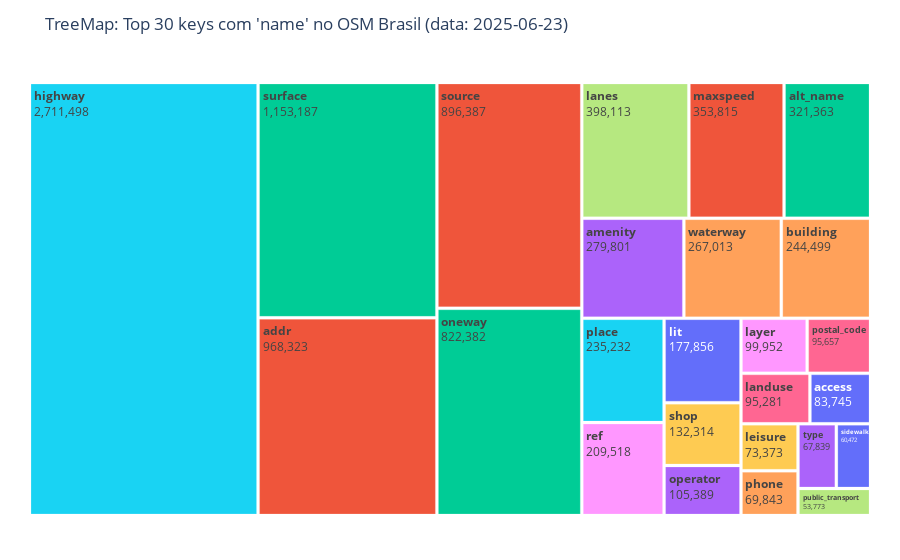

Write notebook code for a chart like this one.
### Code cell
# == 2st VERSION using Plotly ===
# Generate a TreeMap with only the main key using Plotly Express

import plotly.express as px
import pandas as pd

# Carregar CSV se necessário
df = pd.read_csv(csv_path)

# Remove registros pouco relevantes (ajuste o threshold)
df = df[df["to_fraction"] > 0.01]

# Extrai a chave principal (tudo antes de ':')
df["main_key"] = df["other_key"].str.split(":").str[0]

# Ordena do maior para menor
df = df.sort_values(by="together_count", ascending=False)

# Filtrar apenas os top-N
top_n = 30
df_plot = df.head(top_n)

# Agrupamento apenas pela key principal
df_plot = df_plot.groupby("main_key", as_index=False)["together_count"].sum()

# TreeMap com cores aleatórias (deixar o Plotly escolher)
fig = px.treemap(
    df_plot,
    path=["main_key"],  # agrupamento só pela key principal
    values="together_count",
    color="main_key",
    title="TreeMap: Top 30 keys com 'name' no OSM Brasil (data: 2025-06-23)",
)

# Key em negrito
fig.update_traces(
    texttemplate="<b>%{label}</b><br>%{value:,}",
    textfont=dict(size=12),
    marker=dict(line=dict(width=0.2, color='white'))
)

# Remover eixos para gráfico mais clean
fig.update_xaxes(visible=False)
fig.update_yaxes(visible=False)

# Margens ajustadas
fig.update_layout(margin=dict(t=60, l=25, r=25, b=40))

fig.show()

### Figure 1 — Plotly figure (JSON) as saved in the notebook; plotly's stock layout.template omitted (floating-point values rounded to 4 significant figures)
{"data": [{"branchvalues": "total", "customdata": [["access"], ["addr"], ["alt_name"], ["amenity"], ["building"], ["highway"], ["landuse"], ["lanes"], ["layer"], ["leisure"], ["lit"], ["maxspeed"], ["oneway"], ["operator"], ["phone"], ["place"], ["postal_code"], ["public_transport"], ["ref"], ["shop"], ["sidewalk"], ["source"], ["surface"], ["type"], ["waterway"]], "domain": {"x": [0, 1], "y": [0, 1]}, "hovertemplate": "labels=%{label}<br>together_count=%{value}<br>parent=%{parent}<br>id=%{id}<br>main_key=%{customdata[0]}<extra></extra>", "ids": ["access", "addr", "alt_name", "amenity", "building", "highway", "landuse", "lanes", "layer", "leisure", "lit", "maxspeed", "oneway", "operator", "phone", "place", "postal_code", "public_transport", "ref", "shop", "sidewalk", "source", "surface", "type", "waterway"], "labels": ["access", "addr", "alt_name", "amenity", "building", "highway", "landuse", "lanes", "layer", "leisure", "lit", "maxspeed", "oneway", "operator", "phone", "place", "postal_code", "public_transport", "ref", "shop", "sidewalk", "source", "surface", "type", "waterway"], "marker": {"colors": ["#636efa", "#EF553B", "#00cc96", "#ab63fa", "#FFA15A", "#19d3f3", "#FF6692", "#B6E880", "#FF97FF", "#FECB52", "#636efa", "#EF553B", "#00cc96", "#ab63fa", "#FFA15A", "#19d3f3", "#FF6692", "#B6E880", "#FF97FF", "#FECB52", "#636efa", "#EF553B", "#00cc96", "#ab63fa", "#FFA15A"], "line": {"color": "white", "width": 0.2}}, "name": "", "parents": ["", "", "", "", "", "", "", "", "", "", "", "", "", "", "", "", "", "", "", "", "", "", "", "", ""], "textfont": {"size": 12}, "texttemplate": "<b>%{label}</b><br>%{value:,}", "type": "treemap", "values": [83740.0, 968300.0, 321400.0, 279800.0, 244500.0, 2711000.0, 95280.0, 398100.0, 99950.0, 73370.0, 177900.0, 353800.0, 822400.0, 105400.0, 69840.0, 235200.0, 95660.0, 53770.0, 209500.0, 132300.0, 60470.0, 896400.0, 1153000.0, 67840.0, 267000.0]}], "layout": {"legend": {"tracegroupgap": 0}, "margin": {"b": 40, "l": 25, "r": 25, "t": 60}, "title": {"text": "TreeMap: Top 30 keys com 'name' no OSM Brasil (data: 2025-06-23)"}, "xaxis": {"visible": false}, "yaxis": {"visible": false}}}
